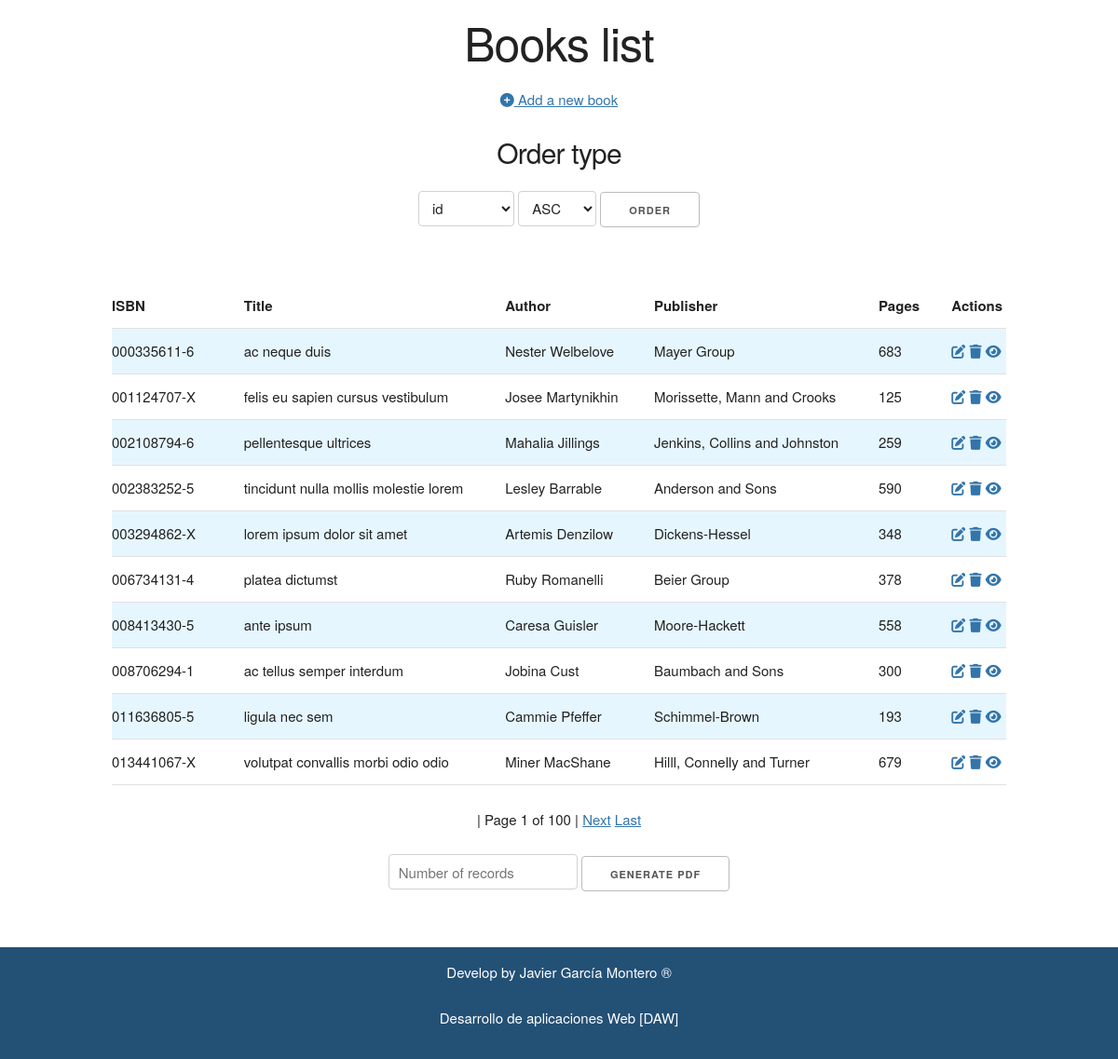
The page / on the database its author committed.
### tables this page shows
create table books (
	id INT,
	isbn VARCHAR(50),
	title TEXT,
	author VARCHAR(50),
	publisher VARCHAR(50),
	pages INT
);

### index.php (called while the page is built)
<?php
require_once 'controller/BooksController.php';
$controller = new BooksController();
$controller->handleRequest();

### model/Database.php (called while the page is built, shortened)
<?php
class Database
{
    private static $dbName = 'library';
    private static $dbHost = 'localhost';
    private static $dbUsername = 'root';
    private static $dbUserPassword = '';
    private static $conn = null;
    public static function connect()
    {
        if (null == self::$conn) {
            try {
                self::$conn = new PDO("mysql:host=" . self::$dbHost . ";" . "dbname=" . self::$dbName, self::$dbUsername, self::$dbUserPassword);
            } catch (PDOException $e) {
                die($e->getMessage());
            }
        }
        return self::$conn;
    }
    public static function disconnect()
    {
        self::$conn = null;
    }
}
?>

### model/BooksGateway.php (called while the page is built, shortened)
<?php
require_once 'Database.php';
class BooksGateway extends Database
{
    public function selectAll($order, $type,$startpage)
    {
        $pdo = Database::connect();
        $query = "SELECT * FROM Books ORDER BY $order $type limit $startpage , ". ITEMS_BY_PAGE;
        $sql = $pdo->prepare($query);
        $sql->execute();
        $Books = array();
        while ($obj = $sql->fetch(PDO::FETCH_OBJ)) {
            $Books[] = $obj;
        }
        return $Books;
    }
    public function selectFields(){
        $pdo = Database::connect();
        $sql = $pdo->prepare("SHOW COLUMNS FROM books");
        $sql->execute();
        $fields = array();
        while ($obj = $sql->fetch(PDO::FETCH_OBJ)) {
            $fields[] = $obj->Field;
        }
        return $fields;
    }
    public function countBooks(){
        $pdo = Database::connect();
        $res = $pdo->query("SELECT COUNT(*) FROM Books")->fetchColumn();
        return $res;
    }
}
?>

### model/BooksService.php (called while the page is built, shortened)
<?php
require_once 'BooksGateway.php';
require_once 'Database.php';
class BooksService extends BooksGateway
{
    private $BooksGateway = null;
    public function __construct()
    {
        $this->BooksGateway = new BooksGateway();
    }
    public function getAllBooks($order,$typeorder,$startpage)
    {
        try {
            $res = $this->BooksGateway->selectAll($order,$typeorder,$startpage);
            return $res;
        } catch (Exception $e) {
            self::disconnect();
            throw $e;
        }
    }
    public function getAllFields()
    {
        try {
            $res = $this->BooksGateway->selectFields();
            return $res;
        } catch (Exception $e) {
            self::disconnect();
            throw $e;
        }
    }
    public function getCountBooks()
    {
        try {
            $res = $this->BooksGateway->countBooks();
            return $res;
        } catch (Exception $e) {
            self::disconnect();
            throw $e;
        }
    }
}
?>

### view/books.php (the view, shortened to what this page needs)
<?php
require ROOT_PATH . '/view/inc/header.php';
?>
    <div class="row">
        <h1>Books list</h1>
    </div>
    <div class="row">
        <p class="new"><a href="index.php?op=new"><i class="fas fa-plus-circle"></i> Add a new book</a></p>
    </div>
    <div class="row" id="order">
        <h4>Order type</h4>
        <form method="GET">
             <select name="orderBy">
                <?php foreach ($fields as $field) {?>
                    <option value='<?= $field ?>'><?= $field ?></option>
                <?php } ?>
            </select>
            <select name="orderOption" id="orderOption">
                <?php foreach (ORDERTYPE as $order) {?>
                    <option value='<?= $order ?>'><?= $order ?></option>
                <?php } ?>
            </select>
            <input type="submit" value="Order">
        </form>
    </div>
    <div class="row">
        <table class="u-full-width">
            <thead>
                <tr>
                    <th>ISBN</th>
                    <th>Title</th>
                    <th>Author</th>
                    <th>Publisher</th>
                    <th>Pages</th>
                    <th>Actions</th>
                </tr>
            </thead>
            <tbody>
            <?php foreach ($books as $book) : ?>
                <tr>
                    <td><?= htmlentities($book->isbn); ?></td>
                    <td><?= htmlentities($book->title); ?></td>
                    <td><?= htmlentities($book->author); ?></td>
                    <td><?= htmlentities($book->publisher); ?></td>
                    <td><?= htmlentities($book->pages); ?></td>
                    <td>
                        <a href="index.php?op=edit&id=<?= $book->id; ?>"><i class='fas fa-edit'></i></a>
                        <a href="index.php?op=delete&id=<?= $book->id; ?>"><i class='fas fa-trash'></i></a>
                        <a href="index.php?op=show&id=<?= $book->id; ?>"><i class='fas fa-eye'></i></a>
                    </td>
                </tr>
            <?php endforeach; ?>
            </tbody>
        </table>
        <section class="page">
            <p>
                | Page <?= $page ?> of <?= $totalpages ?> |
                <?php if ($page != $totalpages) {
                    $pageplus = $page+1;
                    echo "<a href='index.php?orderOption=$orderoption&orderBy=$orderby&page=$pageplus'>Next</a> ";
                    echo "<a href='index.php?orderOption=$orderoption&orderBy=$orderby&page=$totalpages'>Last</a>";
                } ?>
            </p>
        </section>
    </div>
    <div class="row center">
        <form method="GET">
            <input type="number" name="records" placeholder="Number of records">
            <input type="submit" name="generatePDF" value="Generate PDF">
        </form>
    </div>
<?php require ROOT_PATH . '/view/inc/footer.php'; ?>

### controller/BooksController.php (shortened to what this page needs)
<?php
require_once ROOT_PATH . '/model/BooksService.php';
class BooksController
{
    private $booksService = null;
    public function __construct()
    {
        $this->booksService = new BooksService();
    }
    public function handleRequest()
    {
        $op = isset($_GET['op']) ? $_GET['op'] : null;
        try {
            if (!$op || $op == 'list') {
                $this->listBooks();
            } elseif ($op == 'new') {
                $this->saveBook();
            } elseif ($op == 'edit') {
                $this->editBook();
            } elseif ($op == 'delete') {
                $this->deleteBook();
            } elseif ($op == 'show') {
                $this->showBook();
            } else {
                $this->showError("Page not found", "Page for operation " . $op . " was not found!");
            }
        } catch (Exception $e) {
            $this->showError("Application error", $e->getMessage());
        }
    }
    public function listBooks()
    {
        $fields = $this->booksService->getAllFields();
        $orderby = isset($_GET['orderBy']) ? htmlentities($_GET['orderBy']) : $fields[1];
        $orderoption = isset($_GET['orderOption']) ? htmlentities($_GET['orderOption']) : ORDERTYPE[0];
        $totalbooks = $this->booksService->getCountBooks();
        $totalpages = ceil($totalbooks/ITEMS_BY_PAGE);
        if ($page = isset($_GET['page'])) {
            $page = htmlentities($_GET['page']);
            if (!is_numeric($page) || empty($page)) {
                $this->redirect("index.php");
            } else {
                $startpage = ($page - 1) * ITEMS_BY_PAGE;
            }
         } else {
            $page = 1;
            $startpage = 0;
         }
         if (isset($_GET['generatePDF'])) {
            $records = isset($_GET['records']) ? htmlentities($_GET['records']) : 10;
            $pdf = new PDF();
            $pdf->AddPage();
            $pdf->ShowTable($orderby,$orderoption,$records);
            $pdf->AddPage();
            $pdf->Output();
        } else {
            $books = $this->booksService->getAllBooks($orderby,$orderoption,$startpage);
            include ROOT_PATH . '/view/Books.php';
        }
    }
}

### view/inc/header.php (shortened to what this page needs)
<!DOCTYPE HTML>
<html>
<head>
    <link rel="stylesheet" href="public/css/normalize.css">
    <link rel="stylesheet" href="public/css/skeleton.css">
    <link rel="stylesheet" href="public/css/styles.css">
</head>
<body>
<div class="container">

### view/inc/footer.php
</div>
<footer>
    <div class="row">
        <p>Develop by <?= AUTHOR ?> ®</p>
        <p>Desarrollo de aplicaciones Web [DAW]</p>
    </div>
</footer>
</body>
</html>

### public/css/skeleton.css (style rules this page uses)
.container { position: relative; width: 100%; max-width: 1200px; margin: 0 auto; padding: 0 20px; box-sizing: border-box; }
@media (min-width: 400px) { .container { width: 85%; padding: 0; } }
@media (min-width: 550px) { .container { width: 80%; } }
html { font-size: 62.5%; }
body { font-size: 1.5em; line-height: 1.6; font-weight: 400; font-family: "Raleway", "HelveticaNeue", "Helvetica Neue", Helvetica, Arial, sans-serif; color: #222; }
h1, h2, h3, h4, h5, h6 { margin-top: 0; margin-bottom: 2rem; font-weight: 300; }
h1 { font-size: 4.0rem; line-height: 1.2; letter-spacing: -.1rem; }
h4 { font-size: 2.4rem; line-height: 1.35; letter-spacing: -.08rem; }
@media (min-width: 550px) { h1 { font-size: 5.0rem; } }
@media (min-width: 550px) { h4 { font-size: 3.0rem; } }
p { margin-top: 0; }
a { color: #3375aa; }
.button, button, input[type="submit"], input[type="reset"], input[type="button"] { display: inline-block; height: 38px; padding: 0 30px; color: #555; text-align: center; font-size: 11px; font-weight: 600; line-height: 38px; letter-spacing: .1rem; text-transform: uppercase; text-decoration: none; white-space: nowrap; background-color: transparent; border-radius: 4px; border: 1px solid #bbb; cursor: pointer; box-sizing: border-box; }
input[type="email"], input[type="number"], input[type="search"], input[type="text"], input[type="tel"], input[type="url"], input[type="password"], textarea, select { height: 38px; padding: 6px 10px; background-color: #fff; border: 1px solid #D1D1D1; border-radius: 4px; box-shadow: none; box-sizing: border-box; }
input[type="email"], input[type="number"], input[type="search"], input[type="text"], input[type="tel"], input[type="url"], input[type="password"], textarea { -webkit-appearance: none; -moz-appearance: none; appearance: none; }
th, td { padding: 12px 15px; text-align: left; border-bottom: 1px solid #E1E1E1 }
th:first-child, td:first-child { padding-left: 0; min-width: 7em; }
th:last-child, td:last-child { padding-right: 0; }
input, textarea, select, fieldset { margin-bottom: 1.5rem; }
pre, blockquote, dl, figure, table, p, ul, ol, form { margin-bottom: 2.5rem; }
.u-full-width { width: 100%; box-sizing: border-box; }
.container:after, .row:after, .u-cf { content: ""; display: table; clear: both; }

### public/css/styles.css (style rules this page uses)
h1, h3 { margin-top: 15px; text-align: center; }
tbody tr:nth-child(odd) { background-color: #e6f6fe; }
footer { background-color: #235075; color: white; height: 90px; margin-top: 20px; text-align: center; padding: 15px; }
#order { text-align: center; }
.center { text-align: center ; }
.page { text-align: center; }
.new { text-align: center; }

### rows shown on the page
books: isbn "000335611-6", title "ac neque duis", author "Nester Welbelove", publisher "Mayer Group", pages "683"
books: isbn "001124707-X", title "felis eu sapien cursus vestibulum", author "Josee Martynikhin", publisher "Morissette, Mann and Crooks", pages "125"
books: isbn "002108794-6", title "pellentesque ultrices", author "Mahalia Jillings", publisher "Jenkins, Collins and Johnston", pages "259"
books: isbn "002383252-5", title "tincidunt nulla mollis molestie lorem", author "Lesley Barrable", publisher "Anderson and Sons", pages "590"
books: isbn "003294862-X", title "lorem ipsum dolor sit amet", author "Artemis Denzilow", publisher "Dickens-Hessel", pages "348"
books: isbn "006734131-4", title "platea dictumst", author "Ruby Romanelli", publisher "Beier Group", pages "378"
books: isbn "008413430-5", title "ante ipsum", author "Caresa Guisler", publisher "Moore-Hackett", pages "558"
books: isbn "008706294-1", title "ac tellus semper interdum", author "Jobina Cust", publisher "Baumbach and Sons", pages "300"
books: isbn "011636805-5", title "ligula nec sem", author "Cammie Pfeffer", publisher "Schimmel-Brown", pages "193"
books: isbn "013441067-X", title "volutpat convallis morbi odio odio", author "Miner MacShane", publisher "Hilll, Connelly and Turner", pages "679"

### other values the page prints
$page "1"
$totalpages "100"
AUTHOR "Javier García Montero"
form field orderBy "id"
form field orderOption "ASC"
